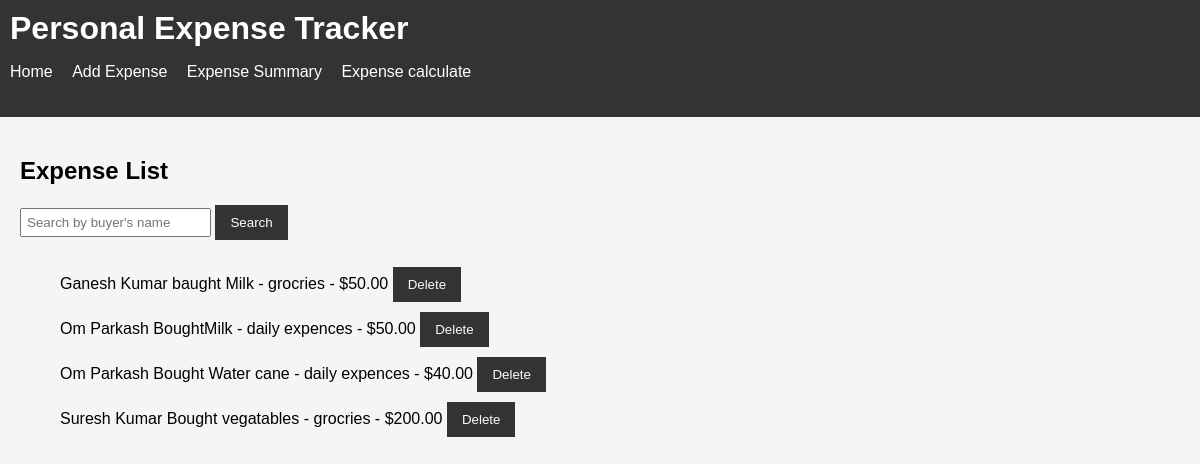
The page / on the database its author committed.
### expenses/models.py (models this page shows, shortened)
class Expense(models.Model):
    description = models.CharField(max_length=100)
    category = models.CharField(max_length=50)
    amount = models.DecimalField(max_digits=10, decimal_places=2)
    name  = models.CharField(max_length=50)
    created_at = models.DateTimeField(auto_now_add=True)

### expenses/views.py (the view)
# urls.py: path("", index, name="index"),
def index(request):
    expenses = Expense.objects.all()
    return render(request, "expenses/index.html", {"expenses": expenses})

### expenses/templates/expenses/index.html (shortened to what this page needs)
{% extends "expenses/base.html" %}
{% block content %}
<h2>Expense List</h2>
<form method="GET" action="{% url 'search_expenses_by_buyer' %}">
    <input type="text" name="name" placeholder="Search by buyer's name" value="{{ request.GET.name|default_if_none:'' }}">
    <button type="submit">Search</button>
</form>
<ul>
    {% for expense in expenses %}
        <li>
            {{ expense.name }} {{ expense.description }} - {{ expense.category }} - ${{ expense.amount }}
            <form method="POST" action="{% url 'delete_expense' expense.id %}" style="display: inline;">
                <button type="submit" style="color: rgb(252, 251, 251);">Delete</button>
            </form>
        </li>
    {% endfor %}
</ul>
{% endblock %}

### expenses/templates/expenses/base.html (shortened to what this page needs)
<!DOCTYPE html>
<html lang="en">
<head>
    {% load static %}
    <link rel="stylesheet" type="text/css" href="{% static 'style.css' %}">
</head>
<body>
    <header>
        <h1>Personal Expense Tracker</h1>
        <nav>
            <ul>
                <li><a href="{% url 'index' %}">Home</a></li>
                <li><a href="{% url 'add_expense' %}">Add Expense</a></li>
                <li><a href="{% url 'expense_summary' %}">Expense Summary</a></li>
                <li><a href="{% url 'calculate_expenses' %}">Expense calculate</a></li>
            </ul>
        </nav>
    </header>
    <main>
        {% block content %}
        {% endblock %}
    </main>
</body>
</html>

### expenses/static/style.css (style rules this page uses)
body { font-family: Arial, sans-serif; background-color: #f5f5f5; margin: 0; padding: 0; }
header { background-color: #333; color: white; padding: 10px; }
header h1 { margin: 0; }
nav ul { list-style: none; padding: 0; }
nav ul li { display: inline-block; margin-right: 15px; }
nav ul li a { color: white; text-decoration: none; }
main { padding: 20px; }
form { margin-bottom: 20px; }
form input { margin-bottom: 10px; padding: 5px; }
button { padding: 10px 15px; background-color: #333; color: white; border: none; cursor: pointer; }
ul { list-style: none; }
ul li { margin-bottom: 10px; }

### rows shown on the page
Expense: name "Ganesh Kumar", description "baught Milk", category "grocries", amount "50.00"
Expense: name "Om Parkash", description "BoughtMilk", category "daily expences", amount "50.00"
Expense: name "Om Parkash", description "Bought Water cane", category "daily expences", amount "40.00"
Expense: name "Suresh Kumar", description "Bought vegatables", category "grocries", amount "200.00"
